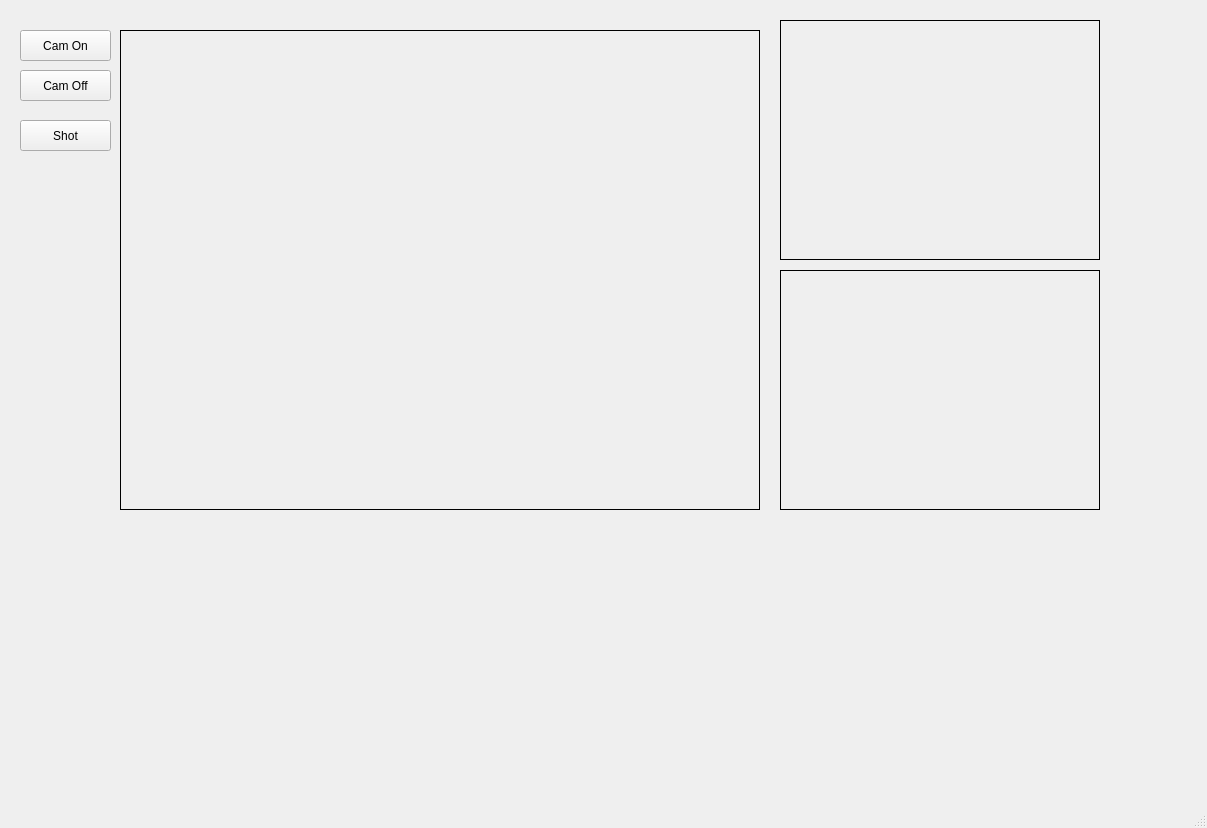
<?xml version="1.0" encoding="UTF-8"?>
<ui version="4.0">
 <class>MainWindow</class>
 <widget class="QMainWindow" name="MainWindow">
  <property name="geometry">
   <rect>
    <x>0</x>
    <y>0</y>
    <width>1207</width>
    <height>828</height>
   </rect>
  </property>
  <property name="windowTitle">
   <string>MainWindow</string>
  </property>
  <widget class="QWidget" name="centralwidget">
   <widget class="QPushButton" name="pb_shot">
    <property name="geometry">
     <rect>
      <x>20</x>
      <y>120</y>
      <width>91</width>
      <height>31</height>
     </rect>
    </property>
    <property name="text">
     <string>Shot</string>
    </property>
   </widget>
   <widget class="QPushButton" name="pb_camOn">
    <property name="geometry">
     <rect>
      <x>20</x>
      <y>30</y>
      <width>91</width>
      <height>31</height>
     </rect>
    </property>
    <property name="text">
     <string>Cam On</string>
    </property>
   </widget>
   <widget class="QPushButton" name="pb_camOff">
    <property name="geometry">
     <rect>
      <x>20</x>
      <y>70</y>
      <width>91</width>
      <height>31</height>
     </rect>
    </property>
    <property name="text">
     <string>Cam Off</string>
    </property>
   </widget>
   <widget class="QLabel" name="lb_picture">
    <property name="geometry">
     <rect>
      <x>780</x>
      <y>20</y>
      <width>320</width>
      <height>240</height>
     </rect>
    </property>
    <property name="frameShape">
     <enum>QFrame::Box</enum>
    </property>
    <property name="text">
     <string/>
    </property>
   </widget>
   <widget class="QLabel" name="lb_photo">
    <property name="geometry">
     <rect>
      <x>120</x>
      <y>30</y>
      <width>640</width>
      <height>480</height>
     </rect>
    </property>
    <property name="frameShape">
     <enum>QFrame::Box</enum>
    </property>
    <property name="text">
     <string/>
    </property>
   </widget>
   <widget class="QLabel" name="lb_edge">
    <property name="geometry">
     <rect>
      <x>780</x>
      <y>270</y>
      <width>320</width>
      <height>240</height>
     </rect>
    </property>
    <property name="frameShape">
     <enum>QFrame::Box</enum>
    </property>
    <property name="text">
     <string/>
    </property>
   </widget>
  </widget>
  <widget class="QMenuBar" name="menubar">
   <property name="geometry">
    <rect>
     <x>0</x>
     <y>0</y>
     <width>1207</width>
     <height>21</height>
    </rect>
   </property>
  </widget>
  <widget class="QStatusBar" name="statusbar"/>
 </widget>
 <resources/>
 <connections/>
</ui>
